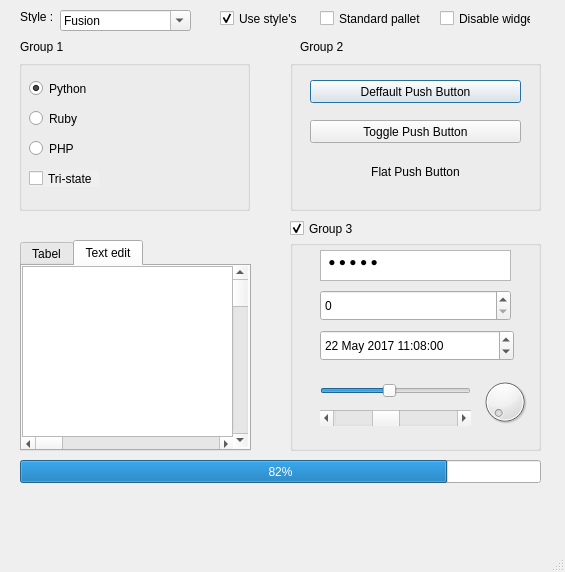
<?xml version="1.0" encoding="UTF-8"?>
<ui version="4.0">
 <class>MainWindow</class>
 <widget class="QMainWindow" name="MainWindow">
  <property name="geometry">
   <rect>
    <x>0</x>
    <y>0</y>
    <width>565</width>
    <height>572</height>
   </rect>
  </property>
  <property name="windowTitle">
   <string>MainWindow</string>
  </property>
  <widget class="QWidget" name="centralwidget">
   <widget class="QGroupBox" name="groupBox">
    <property name="geometry">
     <rect>
      <x>19</x>
      <y>60</y>
      <width>231</width>
      <height>151</height>
     </rect>
    </property>
    <property name="title">
     <string/>
    </property>
    <widget class="QRadioButton" name="radioButton">
     <property name="geometry">
      <rect>
       <x>10</x>
       <y>20</y>
       <width>82</width>
       <height>17</height>
      </rect>
     </property>
     <property name="text">
      <string>Python</string>
     </property>
     <property name="checked">
      <bool>true</bool>
     </property>
    </widget>
    <widget class="QRadioButton" name="radioButton_2">
     <property name="geometry">
      <rect>
       <x>10</x>
       <y>80</y>
       <width>82</width>
       <height>17</height>
      </rect>
     </property>
     <property name="text">
      <string>PHP</string>
     </property>
    </widget>
    <widget class="QRadioButton" name="radioButton_3">
     <property name="geometry">
      <rect>
       <x>10</x>
       <y>50</y>
       <width>82</width>
       <height>17</height>
      </rect>
     </property>
     <property name="text">
      <string>Ruby</string>
     </property>
    </widget>
    <widget class="QCheckBox" name="checkBox_5">
     <property name="geometry">
      <rect>
       <x>10</x>
       <y>110</y>
       <width>70</width>
       <height>17</height>
      </rect>
     </property>
     <property name="tabletTracking">
      <bool>false</bool>
     </property>
     <property name="autoFillBackground">
      <bool>true</bool>
     </property>
     <property name="text">
      <string>Tri-state</string>
     </property>
     <property name="tristate">
      <bool>true</bool>
     </property>
    </widget>
   </widget>
   <widget class="QLabel" name="label">
    <property name="geometry">
     <rect>
      <x>20</x>
      <y>40</y>
      <width>47</width>
      <height>13</height>
     </rect>
    </property>
    <property name="text">
     <string>Group 1</string>
    </property>
   </widget>
   <widget class="QLabel" name="label_2">
    <property name="geometry">
     <rect>
      <x>20</x>
      <y>10</y>
      <width>47</width>
      <height>13</height>
     </rect>
    </property>
    <property name="text">
     <string>Style :</string>
    </property>
   </widget>
   <widget class="QGroupBox" name="groupBox_2">
    <property name="geometry">
     <rect>
      <x>290</x>
      <y>60</y>
      <width>251</width>
      <height>151</height>
     </rect>
    </property>
    <property name="title">
     <string/>
    </property>
    <widget class="QPushButton" name="pushButton">
     <property name="geometry">
      <rect>
       <x>20</x>
       <y>20</y>
       <width>211</width>
       <height>23</height>
      </rect>
     </property>
     <property name="text">
      <string>Deffault Push Button</string>
     </property>
     <property name="default">
      <bool>true</bool>
     </property>
    </widget>
    <widget class="QPushButton" name="pushButton_2">
     <property name="geometry">
      <rect>
       <x>20</x>
       <y>60</y>
       <width>211</width>
       <height>23</height>
      </rect>
     </property>
     <property name="contextMenuPolicy">
      <enum>Qt::DefaultContextMenu</enum>
     </property>
     <property name="text">
      <string>Toggle Push Button</string>
     </property>
     <property name="checkable">
      <bool>false</bool>
     </property>
     <property name="checked">
      <bool>false</bool>
     </property>
     <property name="default">
      <bool>false</bool>
     </property>
     <property name="flat">
      <bool>false</bool>
     </property>
    </widget>
    <widget class="QPushButton" name="pushButton_3">
     <property name="geometry">
      <rect>
       <x>20</x>
       <y>100</y>
       <width>211</width>
       <height>23</height>
      </rect>
     </property>
     <property name="text">
      <string>Flat Push Button</string>
     </property>
     <property name="flat">
      <bool>true</bool>
     </property>
    </widget>
   </widget>
   <widget class="QGroupBox" name="groupBox_5">
    <property name="geometry">
     <rect>
      <x>290</x>
      <y>240</y>
      <width>251</width>
      <height>211</height>
     </rect>
    </property>
    <property name="title">
     <string/>
    </property>
    <property name="flat">
     <bool>false</bool>
    </property>
    <property name="checkable">
     <bool>false</bool>
    </property>
    <widget class="QDateTimeEdit" name="dateTimeEdit_3">
     <property name="geometry">
      <rect>
       <x>30</x>
       <y>90</y>
       <width>194</width>
       <height>31</height>
      </rect>
     </property>
     <property name="dateTime">
      <datetime>
       <hour>11</hour>
       <minute>8</minute>
       <second>0</second>
       <year>2017</year>
       <month>5</month>
       <day>22</day>
      </datetime>
     </property>
    </widget>
    <widget class="QPlainTextEdit" name="plainTextEdit">
     <property name="geometry">
      <rect>
       <x>30</x>
       <y>10</y>
       <width>191</width>
       <height>31</height>
      </rect>
     </property>
     <property name="plainText">
      <string> ● ● ● ● ●</string>
     </property>
    </widget>
    <widget class="QSpinBox" name="spinBox">
     <property name="geometry">
      <rect>
       <x>30</x>
       <y>50</y>
       <width>191</width>
       <height>31</height>
      </rect>
     </property>
    </widget>
    <widget class="QSlider" name="horizontalSlider">
     <property name="geometry">
      <rect>
       <x>30</x>
       <y>140</y>
       <width>151</width>
       <height>22</height>
      </rect>
     </property>
     <property name="sliderPosition">
      <number>45</number>
     </property>
     <property name="orientation">
      <enum>Qt::Horizontal</enum>
     </property>
     <property name="tickPosition">
      <enum>QSlider::NoTicks</enum>
     </property>
    </widget>
    <widget class="QScrollBar" name="horizontalScrollBar">
     <property name="geometry">
      <rect>
       <x>30</x>
       <y>170</y>
       <width>151</width>
       <height>16</height>
      </rect>
     </property>
     <property name="sliderPosition">
      <number>40</number>
     </property>
     <property name="orientation">
      <enum>Qt::Horizontal</enum>
     </property>
    </widget>
    <widget class="QDial" name="dial">
     <property name="geometry">
      <rect>
       <x>190</x>
       <y>130</y>
       <width>50</width>
       <height>64</height>
      </rect>
     </property>
    </widget>
   </widget>
   <widget class="QLabel" name="label_3">
    <property name="geometry">
     <rect>
      <x>300</x>
      <y>40</y>
      <width>47</width>
      <height>13</height>
     </rect>
    </property>
    <property name="text">
     <string>Group 2</string>
    </property>
   </widget>
   <widget class="QComboBox" name="comboBox">
    <property name="geometry">
     <rect>
      <x>60</x>
      <y>10</y>
      <width>131</width>
      <height>21</height>
     </rect>
    </property>
    <property name="editable">
     <bool>true</bool>
    </property>
    <property name="currentText">
     <string>Fusion</string>
    </property>
   </widget>
   <widget class="QCheckBox" name="checkBox">
    <property name="geometry">
     <rect>
      <x>220</x>
      <y>10</y>
      <width>81</width>
      <height>17</height>
     </rect>
    </property>
    <property name="text">
     <string>Use style's</string>
    </property>
    <property name="checked">
     <bool>true</bool>
    </property>
   </widget>
   <widget class="QCheckBox" name="checkBox_2">
    <property name="geometry">
     <rect>
      <x>320</x>
      <y>10</y>
      <width>101</width>
      <height>17</height>
     </rect>
    </property>
    <property name="text">
     <string>Standard pallete</string>
    </property>
   </widget>
   <widget class="QCheckBox" name="checkBox_3">
    <property name="geometry">
     <rect>
      <x>440</x>
      <y>10</y>
      <width>91</width>
      <height>17</height>
     </rect>
    </property>
    <property name="text">
     <string>Disable widget</string>
    </property>
   </widget>
   <widget class="QCheckBox" name="checkBox_4">
    <property name="geometry">
     <rect>
      <x>290</x>
      <y>220</y>
      <width>81</width>
      <height>17</height>
     </rect>
    </property>
    <property name="text">
     <string>Group 3</string>
    </property>
    <property name="checked">
     <bool>true</bool>
    </property>
   </widget>
   <widget class="QTabWidget" name="tabWidget">
    <property name="geometry">
     <rect>
      <x>20</x>
      <y>240</y>
      <width>231</width>
      <height>211</height>
     </rect>
    </property>
    <property name="currentIndex">
     <number>1</number>
    </property>
    <widget class="QWidget" name="Tabel">
     <attribute name="title">
      <string>Tabel</string>
     </attribute>
    </widget>
    <widget class="QWidget" name="tab_2">
     <attribute name="title">
      <string>Text edit</string>
     </attribute>
     <widget class="QScrollBar" name="verticalScrollBar">
      <property name="geometry">
       <rect>
        <x>210</x>
        <y>0</y>
        <width>16</width>
        <height>181</height>
       </rect>
      </property>
      <property name="orientation">
       <enum>Qt::Vertical</enum>
      </property>
     </widget>
     <widget class="QScrollBar" name="horizontalScrollBar_2">
      <property name="geometry">
       <rect>
        <x>0</x>
        <y>170</y>
        <width>211</width>
        <height>16</height>
       </rect>
      </property>
      <property name="orientation">
       <enum>Qt::Horizontal</enum>
      </property>
     </widget>
     <widget class="QTableWidget" name="tableWidget">
      <property name="geometry">
       <rect>
        <x>0</x>
        <y>0</y>
        <width>211</width>
        <height>171</height>
       </rect>
      </property>
     </widget>
    </widget>
   </widget>
   <widget class="QProgressBar" name="progressBar">
    <property name="geometry">
     <rect>
      <x>20</x>
      <y>460</y>
      <width>521</width>
      <height>23</height>
     </rect>
    </property>
    <property name="value">
     <number>82</number>
    </property>
    <property name="alignment">
     <set>Qt::AlignCenter</set>
    </property>
   </widget>
  </widget>
  <widget class="QMenuBar" name="menubar">
   <property name="geometry">
    <rect>
     <x>0</x>
     <y>0</y>
     <width>565</width>
     <height>21</height>
    </rect>
   </property>
  </widget>
  <widget class="QStatusBar" name="statusbar"/>
 </widget>
 <resources/>
 <connections/>
</ui>
